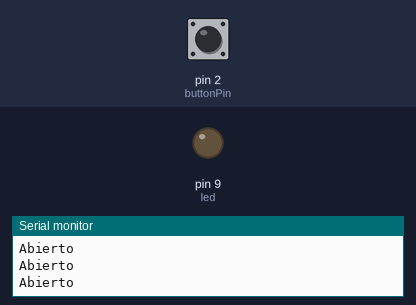
Recording of a sketch running on a simulated Arduino Uno, built with avr-gcc and run on an emulated ATmega328P. Shown: output pins drawn as LEDs (lit = HIGH), the last lines printed to the serial monitor. The inputs (shaded band) are chosen by the test bench; at power-on: pin 2 (buttonPin) LOW.

Above: at 1.2 s.
1.3 s: pin 2 (buttonPin) pulled HIGH for 0.15 s
At 1.39 s:
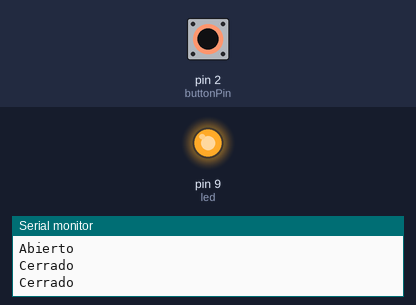
2.9 s: pin 2 (buttonPin) pulled HIGH for 3.2 s
At 7.4 s:
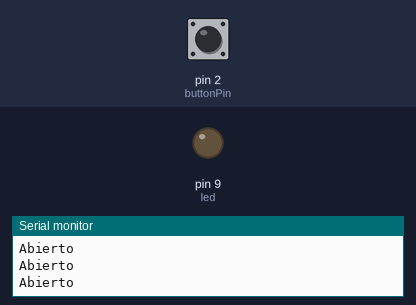
Timing chart, 0 to 8.9 s (numbered marks = the images above; inputs shaded):
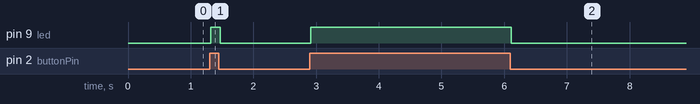

The sketch:

clase2_2.ino
```cpp
int buttonPin = 2;
int buttonState = 0;
int led = 9;

void setup() {
  Serial.begin(9600);
  pinMode(buttonPin, INPUT);
  pinMode(led, OUTPUT);
}

void loop() {
  buttonState = digitalRead(buttonPin);
  if (buttonState == HIGH) {
    Serial.println("Cerrado");
    analogWrite(led, 255);
  }
  else {
    Serial.println("Abierto");
    analogWrite(led, 0);
  }
}
```

Measured:
- after the input at 1.3 s, pin 9 (led): LOW → HIGH at once, → LOW 0.15 s later
- after the input at 2.9 s, pin 9 (led): LOW → HIGH at once, → LOW 3.2 s later
